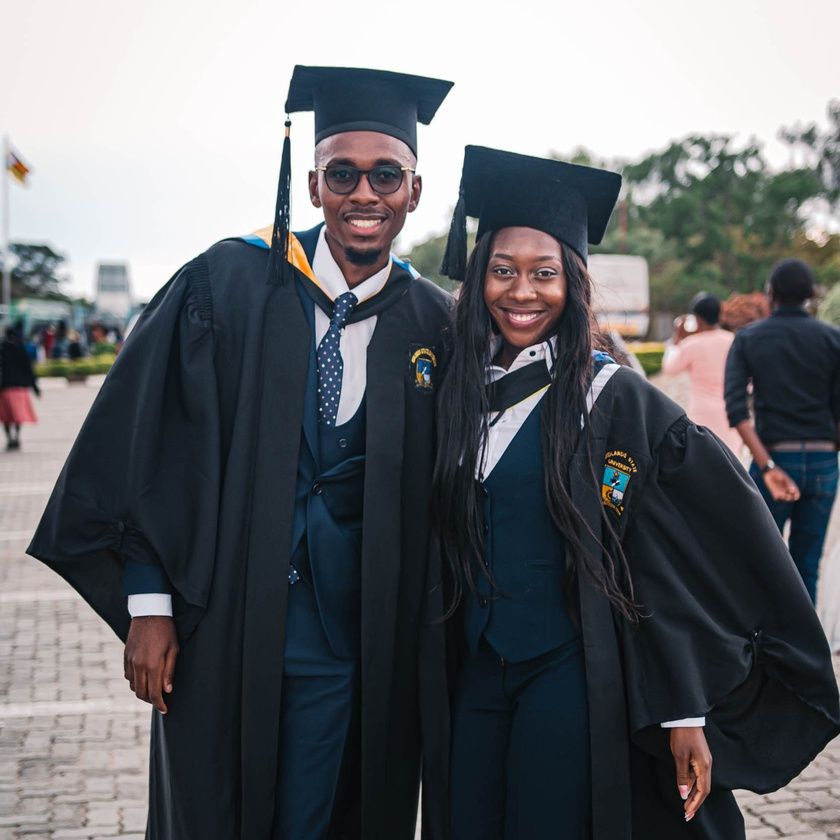
#> input picture hero.jpg, 840 x 840 px, shrunk from 3334 x 3334 before the run
$ python noise.py
#> lines starting #> are read from the running program, lines starting #| are printed output that depends on the picture
import matplotlib.pyplot as plt
from skimage import io, color, filters

# Load the image using scikit-image
input_image = io.imread('hero.jpg')
#> input_image is the input picture: shape (840, 840, 3); mean R, G, B 102.5, 105.1, 108.8

# Convert RGB to grayscale using scikit-image
grayscale_image_matplotlib = color.rgb2gray(input_image)
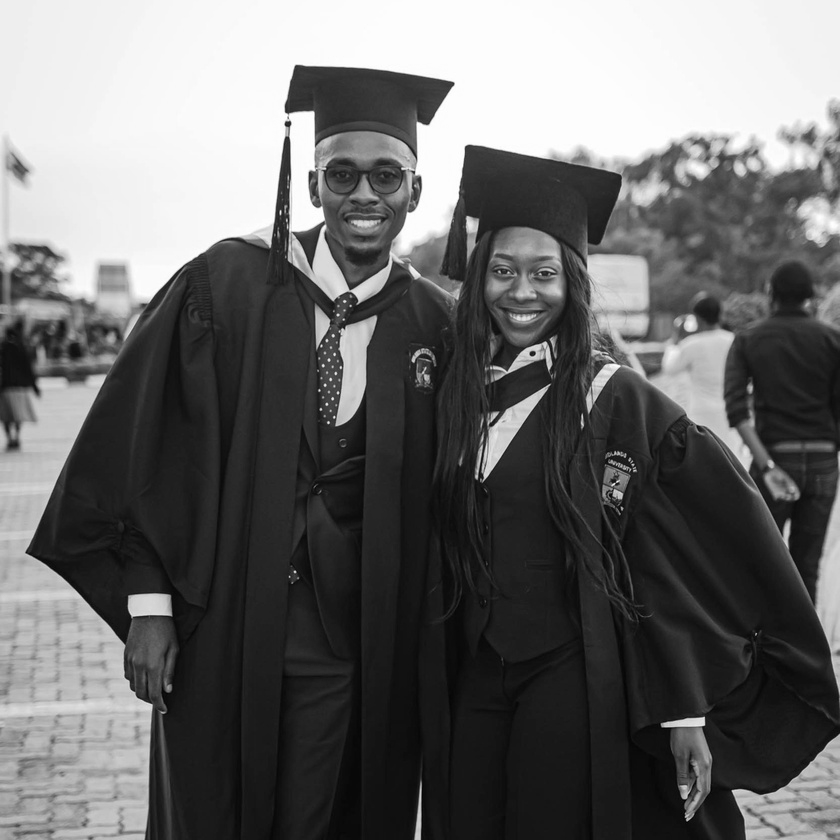
#> grayscale_image_matplotlib: shape (840, 840) float64; min 0.00754, max 1, mean 0.411

# Perform noise reduction using a Gaussian filter from scikit-image
smoothed_image_matplotlib = filters.gaussian(grayscale_image_matplotlib, sigma=10)
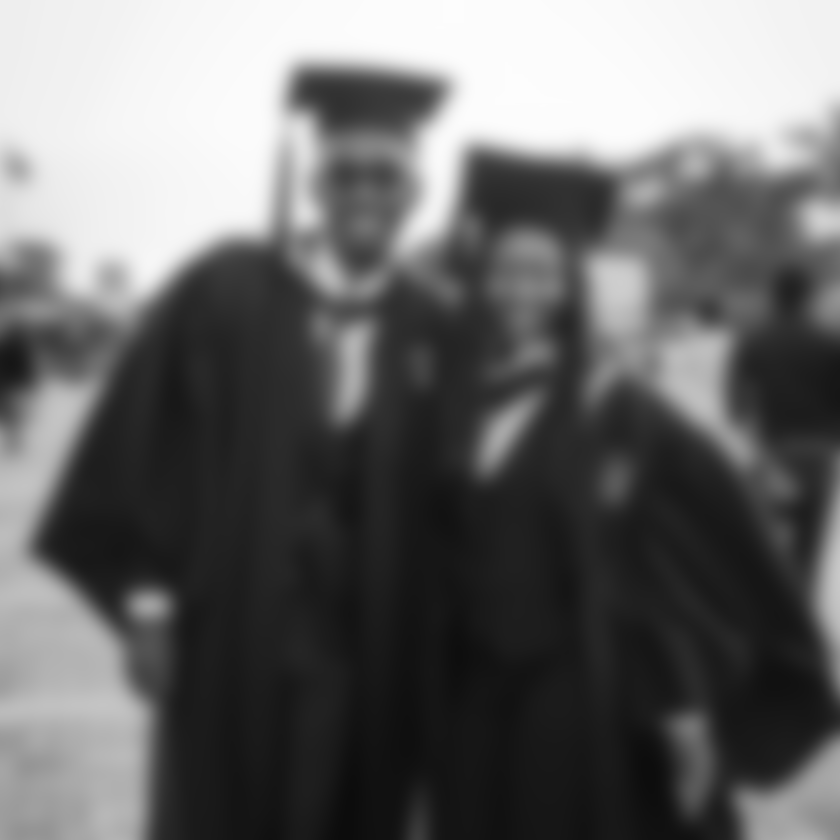
#> smoothed_image_matplotlib: shape (840, 840) float64; min 0.0481, max 0.992, mean 0.411

# Display the original and smoothed images using Matplotlib
plt.figure(figsize=(12, 6))

# Original image
plt.subplot(1, 3, 1)
plt.imshow(input_image)
plt.title('Original Image')
plt.axis('off')
#hello world

# Grayscale image
plt.subplot(1, 3, 2)
plt.imshow(grayscale_image_matplotlib, cmap='gray')
plt.title('Grayscale Image')
plt.axis('on')

# Smoothed image
plt.subplot(1, 3, 3)
plt.imshow(smoothed_image_matplotlib)
plt.title('Smoothed Image')
plt.axis('off')

plt.tight_layout()
plt.show()
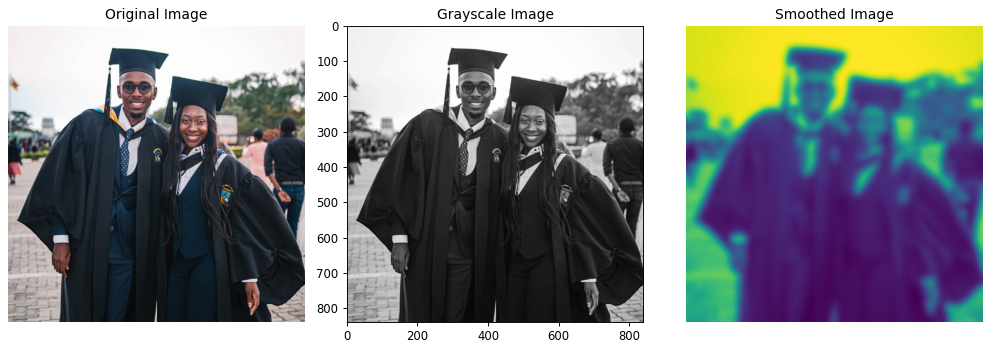
#> figure drawn by matplotlib, 3 panels
